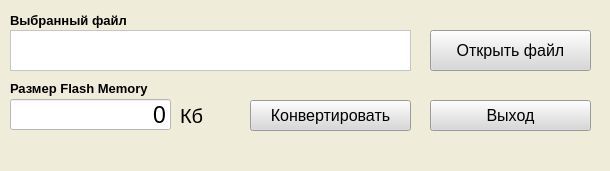
<?xml version="1.0" encoding="UTF-8"?>
<ui version="4.0">
 <class>ConverterHex</class>
 <widget class="QMainWindow" name="ConverterHex">
  <property name="geometry">
   <rect>
    <x>0</x>
    <y>0</y>
    <width>610</width>
    <height>171</height>
   </rect>
  </property>
  <property name="windowTitle">
   <string>ConverterHex</string>
  </property>
  <property name="styleSheet">
   <string notr="true">color: rgb(0, 0, 0);
background-color: rgb(239, 236, 217);</string>
  </property>
  <widget class="QWidget" name="centralwidget">
   <widget class="QPushButton" name="pushButton_2">
    <property name="geometry">
     <rect>
      <x>430</x>
      <y>100</y>
      <width>161</width>
      <height>31</height>
     </rect>
    </property>
    <property name="font">
     <font>
      <pointsize>12</pointsize>
     </font>
    </property>
    <property name="styleSheet">
     <string notr="true">background-color: rgb(216, 216, 216);</string>
    </property>
    <property name="text">
     <string>Выход</string>
    </property>
   </widget>
   <widget class="QPushButton" name="ButOpenFile">
    <property name="geometry">
     <rect>
      <x>430</x>
      <y>30</y>
      <width>161</width>
      <height>41</height>
     </rect>
    </property>
    <property name="font">
     <font>
      <pointsize>12</pointsize>
     </font>
    </property>
    <property name="styleSheet">
     <string notr="true">background-color: rgb(216, 216, 216);</string>
    </property>
    <property name="text">
     <string>Открыть файл</string>
    </property>
   </widget>
   <widget class="QPushButton" name="pushButton">
    <property name="geometry">
     <rect>
      <x>250</x>
      <y>100</y>
      <width>161</width>
      <height>31</height>
     </rect>
    </property>
    <property name="font">
     <font>
      <pointsize>12</pointsize>
     </font>
    </property>
    <property name="styleSheet">
     <string notr="true">background-color: rgb(216, 216, 216);</string>
    </property>
    <property name="text">
     <string>Конвертировать</string>
    </property>
   </widget>
   <widget class="QLineEdit" name="labelSizeFlash">
    <property name="geometry">
     <rect>
      <x>10</x>
      <y>99</y>
      <width>161</width>
      <height>31</height>
     </rect>
    </property>
    <property name="font">
     <font>
      <pointsize>17</pointsize>
     </font>
    </property>
    <property name="styleSheet">
     <string notr="true">background-color: rgb(255, 255, 255);</string>
    </property>
    <property name="text">
     <string>0</string>
    </property>
    <property name="maxLength">
     <number>5</number>
    </property>
    <property name="alignment">
     <set>Qt::AlignRight|Qt::AlignTrailing|Qt::AlignVCenter</set>
    </property>
   </widget>
   <widget class="QLabel" name="label_2">
    <property name="geometry">
     <rect>
      <x>10</x>
      <y>80</y>
      <width>161</width>
      <height>16</height>
     </rect>
    </property>
    <property name="font">
     <font>
      <pointsize>10</pointsize>
      <weight>75</weight>
      <bold>true</bold>
     </font>
    </property>
    <property name="text">
     <string>Размер Flash Memory</string>
    </property>
    <property name="alignment">
     <set>Qt::AlignLeading|Qt::AlignLeft|Qt::AlignVCenter</set>
    </property>
   </widget>
   <widget class="QLabel" name="label_3">
    <property name="geometry">
     <rect>
      <x>10</x>
      <y>10</y>
      <width>311</width>
      <height>20</height>
     </rect>
    </property>
    <property name="font">
     <font>
      <pointsize>10</pointsize>
      <weight>75</weight>
      <bold>true</bold>
     </font>
    </property>
    <property name="text">
     <string>Выбранный файл</string>
    </property>
   </widget>
   <widget class="QTextEdit" name="textEdit">
    <property name="geometry">
     <rect>
      <x>10</x>
      <y>30</y>
      <width>401</width>
      <height>41</height>
     </rect>
    </property>
    <property name="styleSheet">
     <string notr="true">background-color: rgb(255, 255, 255);</string>
    </property>
   </widget>
   <widget class="QLabel" name="label">
    <property name="geometry">
     <rect>
      <x>180</x>
      <y>100</y>
      <width>31</width>
      <height>31</height>
     </rect>
    </property>
    <property name="font">
     <font>
      <pointsize>15</pointsize>
     </font>
    </property>
    <property name="text">
     <string>Кб</string>
    </property>
   </widget>
  </widget>
  <widget class="QMenuBar" name="menubar">
   <property name="geometry">
    <rect>
     <x>0</x>
     <y>0</y>
     <width>610</width>
     <height>21</height>
    </rect>
   </property>
  </widget>
  <widget class="QStatusBar" name="statusbar"/>
 </widget>
 <resources/>
 <connections>
  <connection>
   <sender>pushButton_2</sender>
   <signal>clicked()</signal>
   <receiver>ConverterHex</receiver>
   <slot>close()</slot>
   <hints>
    <hint type="sourcelabel">
     <x>530</x>
     <y>138</y>
    </hint>
    <hint type="destinationlabel">
     <x>600</x>
     <y>136</y>
    </hint>
   </hints>
  </connection>
 </connections>
</ui>
